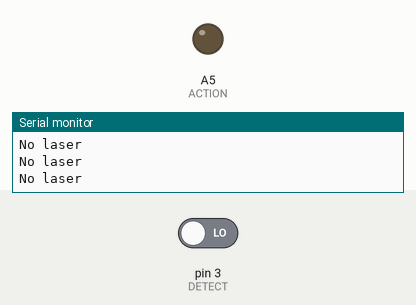
Recording of a sketch running on a simulated Arduino Uno, built with avr-gcc and run on an emulated ATmega328P. Shown: output pins drawn as LEDs (lit = HIGH), the last lines printed to the serial monitor. Inputs (shaded band) come from the test bench; at power-on: pin 3 (DETECT) LOW.

Above: at 1.2 s.
1.3 s: pin 3 (DETECT) driven HIGH
At 2.6 s:
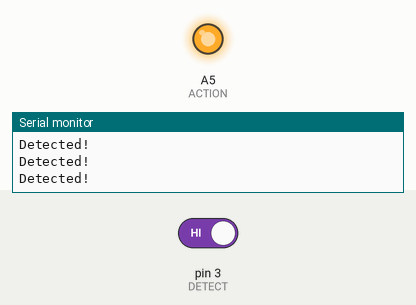
2.9 s: pin 3 (DETECT) driven LOW
At 3.8 s:
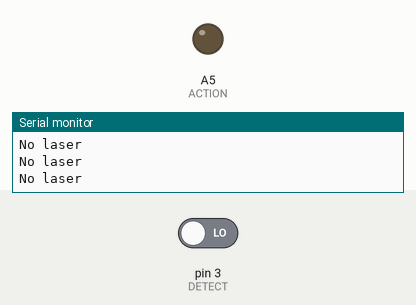
Timing chart, 0 to 5.9 s (numbered marks = the images above; inputs shaded):
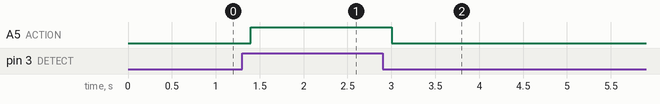

Measured:
- after the input at 1.3 s, A5 (ACTION): LOW → HIGH after 0.10 s
- after the input at 2.9 s, A5 (ACTION): HIGH → LOW after 0.10 s

The sketch:

lazer.ino
```cpp
#define DETECT 3 // sensor input jekono pin e hobe
#define ACTION A5 //jekono pin dewa jabe kaj kore kina


void setup() {
  Serial.begin(9600);
  pinMode(DETECT, INPUT);//define detect input pin
  pinMode(ACTION, OUTPUT);//define output pin

}

void loop() {

  int detected = digitalRead(DETECT);// read Laser sensor

  if( detected == HIGH)
  {
    digitalWrite(ACTION,HIGH);// set the action
    Serial.println("Detected!");

  }else{
    digitalWrite(ACTION,LOW); // Set the action stop
    Serial.println("No laser");

  }
  delay(200);
}
```
